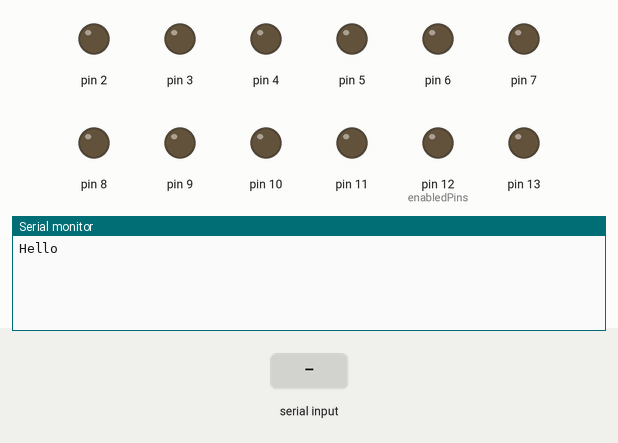
Bench run of a sketch on a simulated Arduino Uno, built with avr-gcc and run on an emulated ATmega328P. Parts: output pins drawn as LEDs (lit = HIGH), the last lines printed to the serial monitor. Inputs (shaded band) come from the test bench.

Above: at 1.2 s.
1.3 s: "TST\n" received over Serial
At 1.8 s:
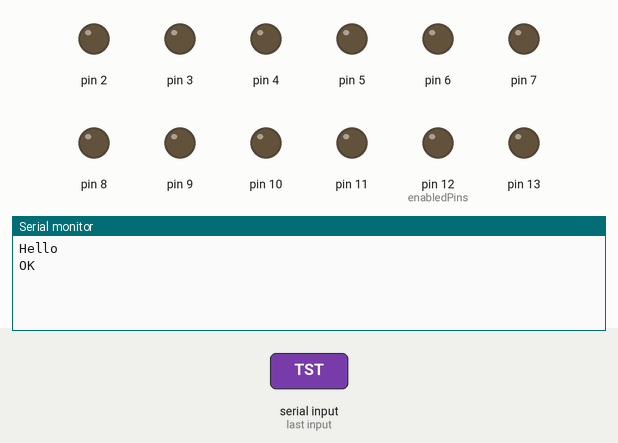
4.3 s: "SET\n" received over Serial
At 5.3 s:
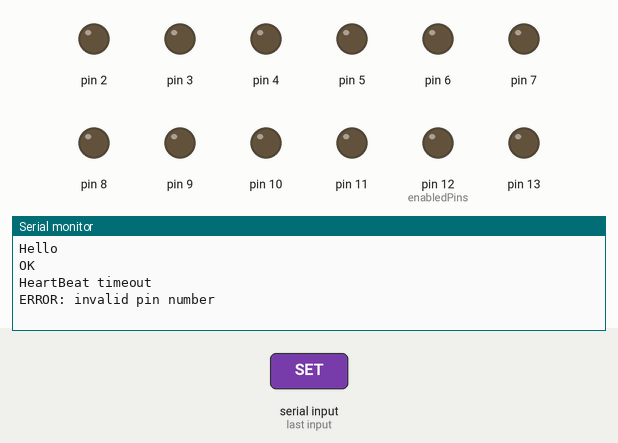
5.8 s: "PWM\n" received over Serial
At 6.4 s:
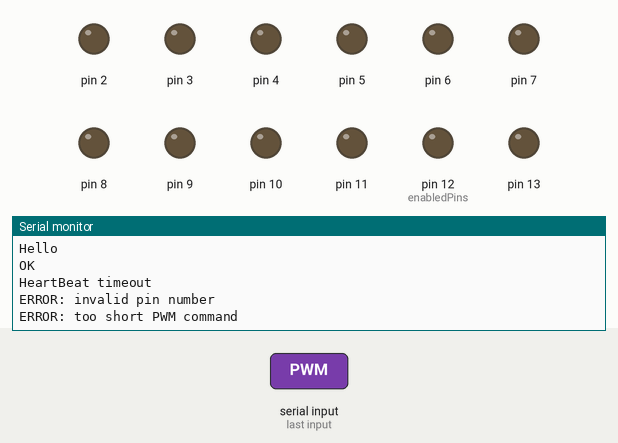

The sketch:

projekt4.ino
```cpp
int enabledPins = 12; // liczba dostępnych pinów do zmiany stanu

char delimiter = '\n'; // separator poleceń z BT
String rxBuffer; // bufor danych otrzymanych z BT

unsigned long lastHeartBeat = 0; // czas od ostatniego komunikatu HeartBeat utrzymującego połączenie
unsigned long HEARTBEAT_TIMEOUT = 2000; // maksymalny czas oczekiwania na kolejny HeartBeat [ms]

void setup() {
  // inicjalizacja pinów
  for(int i=1; i<=enabledPins; i++){
    int pin = apiNumber2Pin(i);
    pinMode(pin, OUTPUT);
  }
  resetAllPins();
  // komunikacja BT
  Serial.begin(9600); // baud rate
  rxBuffer = "";
  send("Hello");

  updateHeartBeat();
}

void loop() {
  while (Serial.available())  { //if there is data being recieved
    rxBuffer += char(Serial.read()); //read it
  }
  if (rxBuffer.length() > 0){
    String cmd = popCommand();
    if (cmd.length() > 0) { // jeśli przyszła pełna komenda
      parseCommand(cmd);
    }
  }
  // sprawdzenie, czy nie minął za długi czas od ostatniego heartBeat
  if (millis() > lastHeartBeat + HEARTBEAT_TIMEOUT){
    // automatyczne wyłączenie zasilania silników w przypadku utraty łączności
    resetAllPins();
    updateHeartBeat();
    send("HeartBeat timeout");
  }

  delay(1);
}

/** konwertuje numer pinu z API na numer pinu na płytce */
int apiNumber2Pin(int apiNumber){
  if(apiNumber == 1) return 2;
  if(apiNumber == 2) return 3;
  if(apiNumber == 3) return 4;
  if(apiNumber == 4) return 5;
  if(apiNumber == 5) return 6;
  if(apiNumber == 6) return 7;
  if(apiNumber == 7) return 8;
  if(apiNumber == 8) return 9;
  if(apiNumber == 9) return 10;
  if(apiNumber == 10) return 11;
  if(apiNumber == 11) return 12;
  if(apiNumber == 12) return 13;
  return -1;
}

void resetAllPins(){
  for(int i=1; i<=enabledPins; i++){
    int pin = apiNumber2Pin(i);
    bool defaultState = LOW;
//    if (pin == 7 || pin == 8){
//      // odwrotna logika
//      defaultState = HIGH;
//    }
    digitalWrite(pin, defaultState);
  }
}

int apiNumber2Pin(String apiNumber){
  return apiNumber2Pin(apiNumber.toInt());
}

void send(String txt) {
  Serial.println(txt);
}

void error(String message) {
  send("ERROR: " + message);
}

String popCommand() {
  // wczytanie pierwszej pełnej komendy zakończonej znakiem \n
  int firstIndex = rxBuffer.indexOf(delimiter);
  if (firstIndex == -1) { // brak pełnej komendy - czekamy dalej
    return "";
  }
  String cmd = rxBuffer.substring(0, firstIndex); // wycięcie bez delimitera
  cmd.replace("\r", ""); // usunięcie śmieci
  // reszta bez wyciętej komendy
  rxBuffer = rxBuffer.substring(firstIndex + 1);
  return cmd;
}

void parseCommand(String cmd) {
  //send("received: " + cmd);
  // parsowanie po 3 znakowym kodzie
  if (cmd.length() >= 3) {
    String code = cmd.substring(0, 3);
    code.toUpperCase();
    String rest = cmd.substring(3);
    if (code == "TST") { // test connection
      commandTest();
    } else if (code == "SET") { // set HIGH pin state (PWM 100%)
      commandSet(rest, true);
    } else if (code == "RST") { // set LOW pin state
      commandSet(rest, false);
    } else if (code == "PWM") { // set PWM factor
      commandPWM(rest);
    } else if (code == "STA") { // resend all pin states
      commandStatus();
    } else if (code == "RTA") { // reset all pin states
      resetAllPins();
    } else if (code == "HBT") { // heartbeat - keep alive
      updateHeartBeat();
    } else {
      error("Unknown command: " + cmd);
    }
    // any command updates keep alive timeout
    updateHeartBeat();
  } else {
    error("Command is too short");
  }
}

void commandTest() {
  send("OK");
}

void commandStatus() {
  // print pins states
  String out = "PINS:";
  for(int i=1; i<=enabledPins; i++){
    // TODO odczytanie pinu powoduje reset PWMa na wyłączenie
    out += digitalRead(apiNumber2Pin(i)) == HIGH ? "1" : "0";
  }
  send(out);
}

void commandSet(String pin, boolean enable) {
  pin.replace(" ", ""); //poprawny format SET 1 lub SET1
  int pinNumber = apiNumber2Pin(pin);
  if (pinNumber < 0){
    error("invalid pin number");
    return;
  }
  digitalWrite(pinNumber, enable);
}

void commandPWM(String rest){
  // format: numer pinu (1 znak) + " " + procent współczynnika wypełnienia (max 3 znaki)
  // obcięcie pierwszej opcjonalnej spacji
  if (rest.startsWith(" ")){
    rest = rest.substring(1);
  }
  if(rest.length() < 3){
    error("too short PWM command");
    return;
  }
  // wyciąganie parametrów
  String pinStr = rest.substring(0, 1);
  String pulseWidthStr = rest.substring(2);
  int pinApi = pinStr.toInt();
  int pulseWidth= pulseWidthStr.toInt();
  // walidacja numeru pinu
  int pinNumber = apiNumber2Pin(pinApi);
  if (pinNumber < 0){
    error("invalid pin number");
    return;
  }
  // ustawienie wyjścia jako PWM
  analogWrite(pinNumber, 255 * pulseWidth / 100); // maksymalna wartość wypełnienia to 255
}

void updateHeartBeat(){
  lastHeartBeat = millis();
}
```

Measured:
- after the input at 1.3 s, the serial monitor: prints a new line at once (image 1)
- after the input at 4.3 s, the serial monitor: prints a new line at once (image 2)
- after the input at 5.8 s, the serial monitor: prints a new line at once (image 3)
